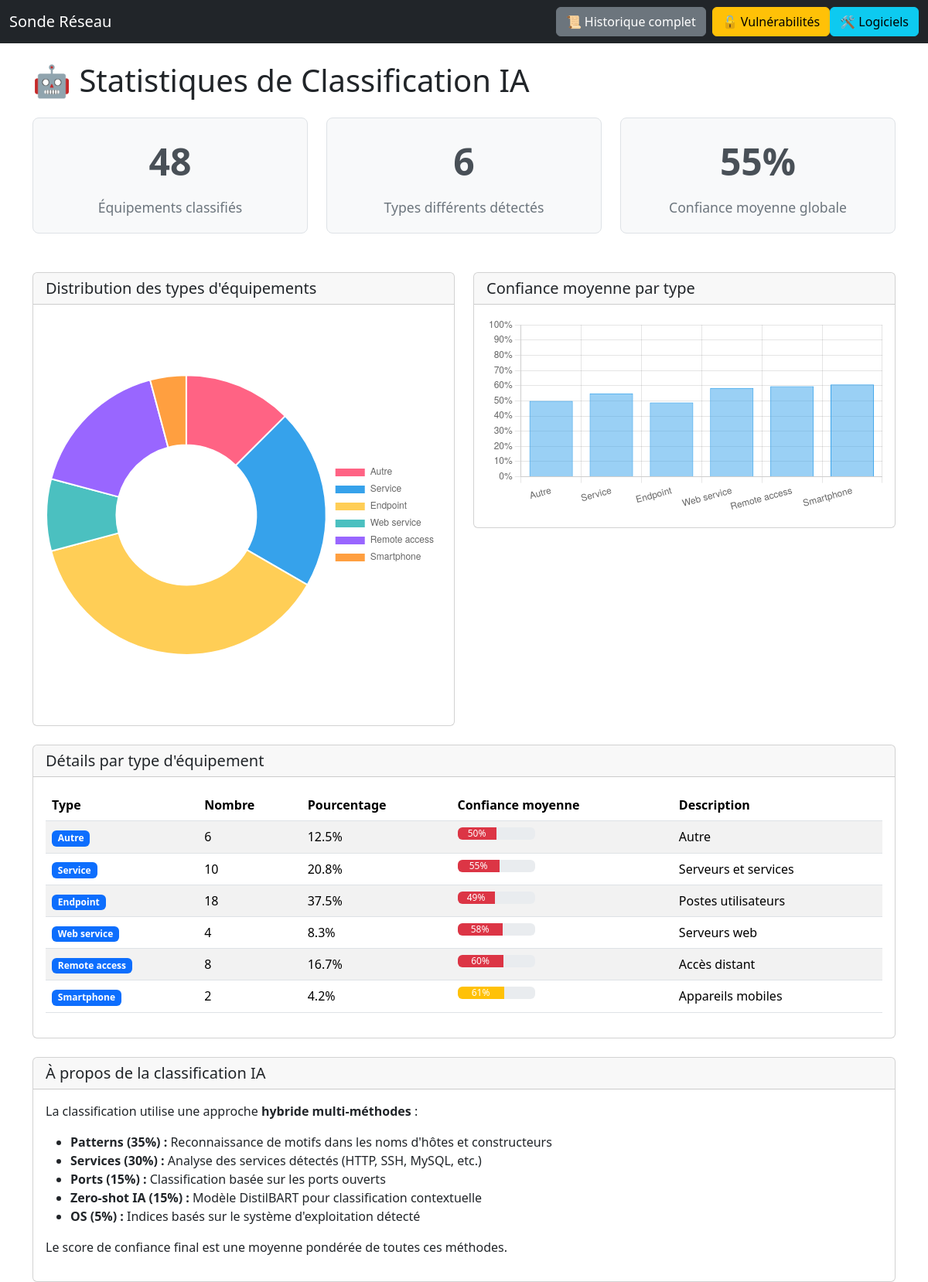
/ai_stats, run on the app's committed database.
### BD/scan_db.py (models this page shows)
class Scan(Base):
    __tablename__ = "scans"
    id        = Column(Integer, primary_key=True)
    timestamp = Column(DateTime, default=datetime.utcnow, nullable=False)
    scan_type = Column(String)
    ip        = Column(String)
    os        = Column(String)
    hostname  = Column(String)
    netbios   = Column(String)
    ports     = Column(String)
    role      = Column(String)
    device_type = Column(String)
    services  = Column(Text)
    cves      = Column(Text)
    ai_score  = Column(Float)  # Nouveau champ
    ai_method = Column(String)  # Nouveau champ
    services_rel = relationship(
        "Service", back_populates="scan",
        cascade="all, delete-orphan",
    )

### app.py (the view)
@app.route("/ai_stats")
def ai_stats():
    session = Session()
    scans = session.query(Scan).filter(
        Scan.device_type.isnot(None)
    ).all()
    type_counts = {}
    confidence_by_type = {}
    for scan in scans:
        device_type = scan.device_type or "Unknown"
        ai_score = 0.5  # Valeur par défaut
        if hasattr(scan, 'ai_score') and scan.ai_score:
            try:
                ai_score = float(scan.ai_score)
            except (ValueError, TypeError):
                ai_score = 0.5
        if device_type not in type_counts:
            type_counts[device_type] = 0
            confidence_by_type[device_type] = []
        type_counts[device_type] += 1
        confidence_by_type[device_type].append(ai_score)
    avg_confidence = {}
    for dtype, scores in confidence_by_type.items():
        avg_confidence[dtype] = sum(scores) / len(scores) if scores else 0
    avg_confidence_percent = [v * 100 for v in avg_confidence.values()]
    session.close()
    return render_template(
        "ai_stats.html",
        type_counts=type_counts,
        avg_confidence=avg_confidence,
        avg_confidence_percent=avg_confidence_percent,
        total_classified=sum(type_counts.values())
    )

### templates/ai_stats.html (shortened to what this page needs)
{% extends "base.html" %}
{% block content %}
<h1 class="mb-4">🤖 Statistiques de Classification IA</h1>
<div class="row">
    <div class="col-md-4">
        <div class="stats-card">
            <div class="stats-number">{{ total_classified }}</div>
            <div class="stats-label">Équipements classifiés</div>
        </div>
    </div>
    <div class="col-md-4">
        <div class="stats-card">
            <div class="stats-number">{{ type_counts|length }}</div>
            <div class="stats-label">Types différents détectés</div>
        </div>
    </div>
    <div class="col-md-4">
        <div class="stats-card">
            <div class="stats-number">
                {% set total_conf = avg_confidence.values() | sum %}
                {% set avg = (total_conf / avg_confidence|length * 100) if avg_confidence else 0 %}
                {{ "%.0f"|format(avg) }}%
            </div>
            <div class="stats-label">Confiance moyenne globale</div>
        </div>
    </div>
</div>
<div class="row type-distribution">
    <div class="col-md-6">
        <div class="card">
            <div class="card-header">
                <h5 class="mb-0">Distribution des types d'équipements</h5>
            </div>
            <div class="card-body">
                <canvas id="typeChart"></canvas>
            </div>
        </div>
    </div>
    <div class="col-md-6">
        <div class="card">
            <div class="card-header">
                <h5 class="mb-0">Confiance moyenne par type</h5>
            </div>
            <div class="card-body">
                <canvas id="confidenceChart"></canvas>
            </div>
        </div>
    </div>
</div>
<div class="card mt-4">
    <div class="card-header">
        <h5 class="mb-0">Détails par type d'équipement</h5>
    </div>
    <div class="card-body">
        <table class="table table-striped">
            <thead>
                <tr>
                    <th>Type</th>
                    <th>Nombre</th>
                    <th>Pourcentage</th>
                    <th>Confiance moyenne</th>
                    <th>Description</th>
                </tr>
            </thead>
            <tbody>
                {% for dtype, count in type_counts.items() %}
                <tr>
                    <td>
                        <span class="badge bg-primary">{{ dtype }}</span>
                    </td>
                    <td>{{ count }}</td>
                    <td>{{ "%.1f"|format(count / total_classified * 100) }}%</td>
                    <td>
                        <div class="progress" style="width: 100px;">
                            <div class="progress-bar
                                {% if avg_confidence[dtype] >= 0.8 %}bg-success
                                {% elif avg_confidence[dtype] >= 0.6 %}bg-warning
                                {% else %}bg-danger{% endif %}"
                                style="width: {{ (avg_confidence[dtype] * 100)|int }}%">
                                {{ "%.0f"|format(avg_confidence[dtype] * 100) }}%
                            </div>
                        </div>
                    </td>
                    <td>
                        {% if dtype == "Endpoint" %}Postes utilisateurs
                        {% elif dtype == "Service" %}Serveurs et services
                        {% elif dtype == "Smartphone" %}Appareils mobiles
                        {% elif dtype == "IoT" %}Objets connectés
                        {% elif dtype == "Surveillance" %}Caméras et sécurité
                        {% elif dtype == "Maintenance" %}Imprimantes et équipements
                        {% elif dtype == "Database" %}Serveurs de base de données
                        {% elif dtype == "Web service" %}Serveurs web
                        {% elif dtype == "Remote access" %}Accès distant
                        {% elif dtype == "Mail service" %}Serveurs de messagerie
                        {% elif dtype == "DNS" %}Serveurs DNS
                        {% else %}{{ dtype }}{% endif %}
                    </td>
                </tr>
                {% endfor %}
            </tbody>
        </table>
    </div>
</div>
<div class="card mt-4">
    <div class="card-header">
        <h5 class="mb-0">À propos de la classification IA</h5>
    </div>
    <div class="card-body">
        <p>La classification utilise une approche <strong>hybride multi-méthodes</strong> :</p>
        <ul>
            <li><strong>Patterns (35%) :</strong> Reconnaissance de motifs dans les noms d'hôtes et constructeurs</li>
            <li><strong>Services (30%) :</strong> Analyse des services détectés (HTTP, SSH, MySQL, etc.)</li>
            <li><strong>Ports (15%) :</strong> Classification basée sur les ports ouverts</li>
            <li><strong>Zero-shot IA (15%) :</strong> Modèle DistilBART pour classification contextuelle</li>
            <li><strong>OS (5%) :</strong> Indices basés sur le système d'exploitation détecté</li>
        </ul>
        <p>Le score de confiance final est une moyenne pondérée de toutes ces méthodes.</p>
    </div>
</div>
<script>
// Graphique de distribution des types
const typeCtx = document.getElementById('typeChart').getContext('2d');
new Chart(typeCtx, {
    type: 'doughnut',
    data: {
        labels: {{ type_counts.keys() | list | tojson }},
        datasets: [{
            data: {{ type_counts.values() | list | tojson }},
            backgroundColor: [
                '#FF6384', '#36A2EB', '#FFCE56', '#4BC0C0',
                '#9966FF', '#FF9F40', '#FF6384', '#C9CBCF',
                '#4BC0C0', '#36A2EB', '#FFCE56'
            ]
        }]
    },
    options: {
        responsive: true,
        plugins: {
            legend: {
                position: 'right',
            },
            title: {
                display: false
            }
        }
    }
});
// Graphique de confiance par type
const confCtx = document.getElementById('confidenceChart').getContext('2d');
new Chart(confCtx, {
    type: 'bar',
    data: {
        labels: {{ avg_confidence.keys() | list | tojson }},
        datasets: [{
            label: 'Confiance moyenne (%)',
            data: {{ avg_confidence_percent | tojson }},
            backgroundColor: 'rgba(54, 162, 235, 0.5)',
            borderColor: 'rgba(54, 162, 235, 1)',
            borderWidth: 1
        }]
    },
    options: {
        responsive: true,
        scales: {
            y: {
                beginAtZero: true,
                max: 100,
                ticks: {
                    callback: function(value) {
                        return value + '%';
                    }
                }
            }
        },
        plugins: {
            legend: {
                display: false
            }
        }
    }
});
</script>
{% endblock %}

### templates/ai_stats.html (style rules this page uses)
.stats-card { background: #f8f9fa; border: 1px solid #dee2e6; border-radius: 8px; padding: 20px; margin-bottom: 20px; text-align: center; }
.stats-number { font-size: 3rem; font-weight: bold; color: #495057; }
.stats-label { font-size: 1.1rem; color: #6c757d; margin-top: 10px; }
.type-distribution { margin-top: 30px; }

### data on the page
Scan: device_type "Autre", count "6", count "12.5", avg_confidence[dtype]*100 "50"
Scan: device_type "Service", count "10", count "20.8", avg_confidence[dtype]*100 "55", shows "Serveurs et services"
Scan: device_type "Endpoint", count "18", count "37.5", avg_confidence[dtype]*100 "49", shows "Postes utilisateurs"
Scan: device_type "Web service", count "4", count "8.3", avg_confidence[dtype]*100 "58", shows "Serveurs web"
Scan: device_type "Remote access", count "8", count "16.7", avg_confidence[dtype]*100 "60", shows "Accès distant"
Scan: device_type "Smartphone", count "2", count "4.2", avg_confidence[dtype]*100 "61", shows "Appareils mobiles"

### other printed values
{{ total_classified }} "48"
{{ type_counts|length }} "6"
{{ "%.0f"|format(avg) }} "55"
chart data {{ type_counts.keys() | list | tojson }} ["Autre", "Service", "Endpoint", "Web service", "Remote access", "Smartphone"]
chart data {{ type_counts.values() | list | tojson }} [6, 10, 18, 4, 8, 2]
chart data {{ avg_confidence.keys() | list | tojson }} ["Autre", "Service", "Endpoint", "Web service", "Remote access", "Smartphone"]
chart data {{ avg_confidence_percent | tojson }} [50.0, 54.87727272727272, 48.88888888888889, 58.5, 59.62499999999999, 60.75000000000001]
